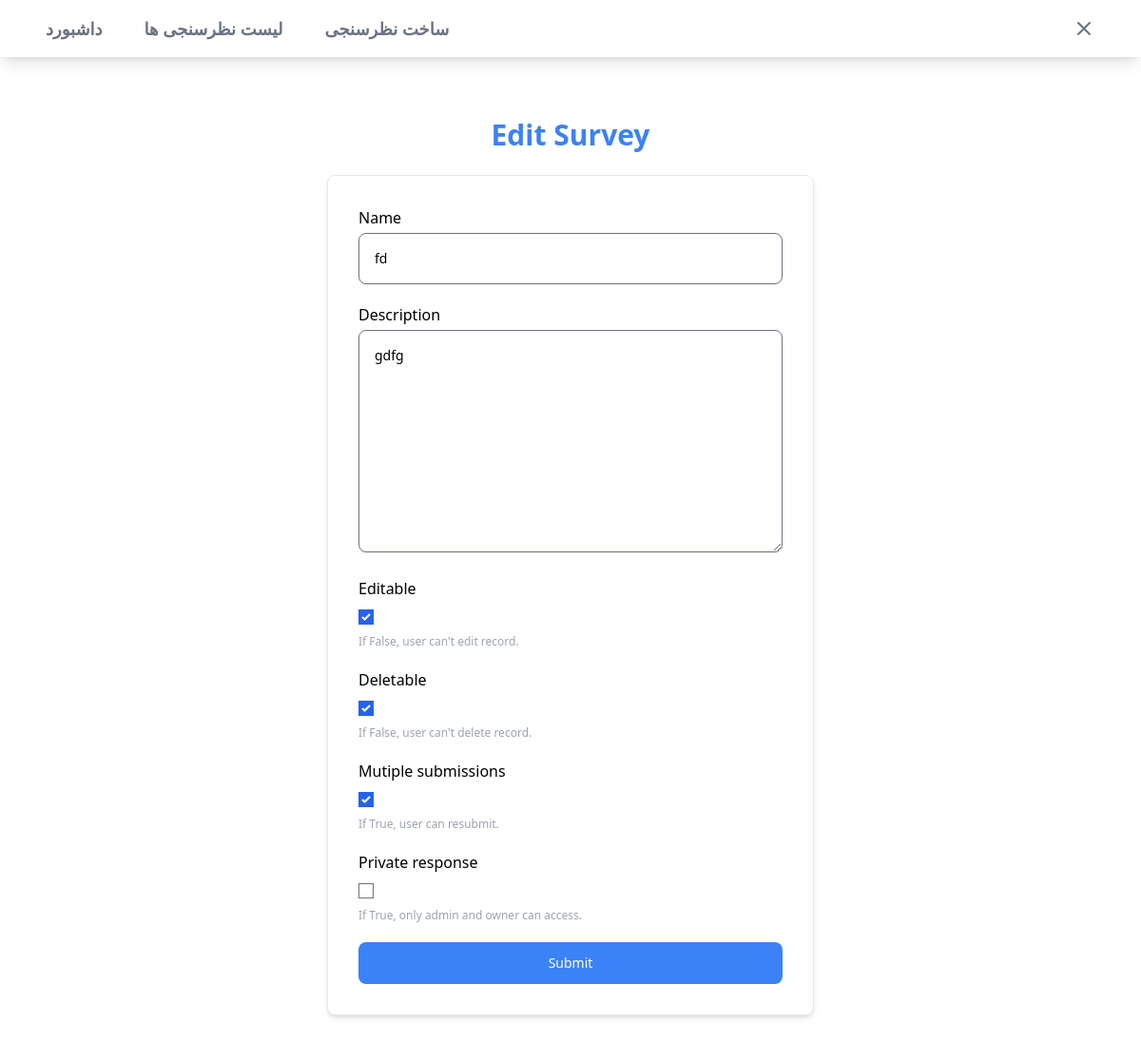
/dashboard/surveys/admin-edit/fd/ (signed in), run on an earlier commit of the app's database.
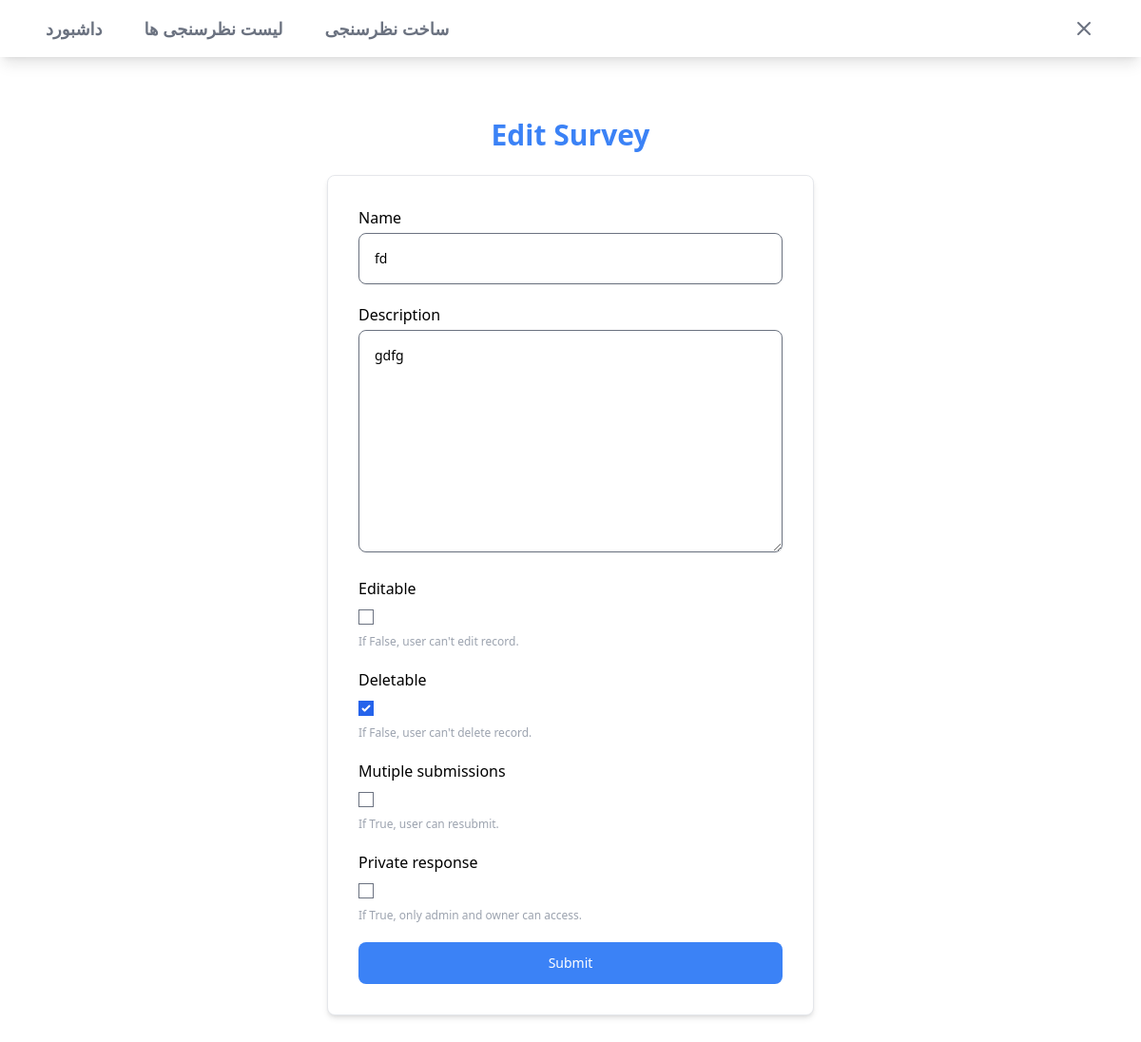
And on a later commit of the database.
### surveys/models.py (models this page shows, shortened)
class BaseModel(models.Model):
    created_at = models.DateTimeField(auto_now_add=True)
    updated_at = models.DateTimeField(auto_now=True)
    class Meta:
        abstract = True

class Survey(BaseModel):
    name = models.CharField(_("name"), max_length=200)
    description = models.TextField(_("description"), default='')
    slug = models.SlugField(_("slug"), max_length=225, default='')
    editable = models.BooleanField(_("editable"), default=True, help_text=_("If False, user can't edit record."))
    deletable = models.BooleanField(_("deletable"), default=True, help_text=_("If False, user can't delete record."))
    duplicate_entry = models.BooleanField(_("mutiple submissions"), default=False, help_text=_("If True, user can resubmit."))
    private_response = models.BooleanField(_("private response"), default=False, help_text=_("If True, only admin and owner can access."))
    can_anonymous_user = models.BooleanField(_("anonymous submission"), default=False, help_text=_("If True, user without authentatication can submit."))
    class Meta:
        verbose_name = _("survey")
        verbose_name_plural = _("surveys")
    class Meta:
        verbose_name = _("survey")
        verbose_name_plural = _("surveys")

### surveys/admins/views.py (the view, shortened to what this page needs)
# urls.py: path('admin-edit/<str:slug>/', admin_views.AdminEditSurveyView.as_view(), name='admin_edit_survey'),
@method_decorator(login_required, name='dispatch')
class AdminEditSurveyView(ContextTitleMixin, UpdateView):
    model = Survey
    template_name = 'surveys/admins/form.html'
    fields = [
        'name', 'description', 'editable', 'deletable',
        'duplicate_entry', 'private_response'
    ]
    title_page = _("Edit Survey")

### surveys/mixin.py (called while the page is built)
    def get_title_page(self):
        return self.title_page

    def get_sub_title_page(self):
        return self.sub_title

    def get_context_data(self, **kwargs):
        if 'form' not in kwargs:
            kwargs['title'] = self.get_title_page()
            kwargs['title_page'] = self.get_title_page()
            kwargs['sub_title_page'] = self.get_sub_title_page()
        return super().get_context_data(**kwargs)

### surveys/templatetags/djf_survey_tags.py (called while the page is built)
@register.filter(name='addclass')
def addclass(field, class_attr):
    return field.as_widget(attrs={'class': class_attr})

### surveys/templates/surveys/admins/form.html (shortened to what this page needs)
{% extends 'surveys/admins/master.html' %}
{% load djf_survey_tags i18n %}
{% block content %}
    <div class="max-w-screen-xl px-4 py-16 mx-auto sm:px-6 lg:px-8">
        <div class="max-w-lg mx-auto">
            <h1 class="text-2xl font-bold text-center text-blue-500 sm:text-3xl">{{ title_page }}</h1>
            <div class="p-8 mt-6 mb-0 space-y-4 rounded-lg shadow-md border border-gray-200 bg-white">
                <form method="post">
                    {% for field in form %}
                        <div class="mb-5" id="section_field_{{ field.auto_id }}">
                            <label for="email" class="text-base font-medium">{{ field.label }}</label>
                            <div class="mt-1">
                                {% if field.field.widget.input_type == 'radio' or field.field.widget.input_type == 'checkbox' %}
                                    {{ field }}
                                {% else %}
                                    {{ field|addclass:'w-full p-4 pr-12 text-sm border-gray-500 rounded-lg shadow-sm' }}
                                {% endif %}
                            </div>
                            <p class="text-xs text-gray-400 mt-2">{{ field.help_text }}</p>
                        </div>
                    {% endfor %}
                    <button type="submit" class="block w-full mt-5 px-5 py-3 text-sm font-medium text-white bg-blue-500 rounded-lg">
                        {% trans "Submit" %}
                    </button>
                </form>
            </div>
        </div>
    </div>
{% endblock %}

What changed in the data, as far as the page shows it:
changed Survey "fd": editable "☑" → "☐"; duplicate_entry "☑" → "☐"
